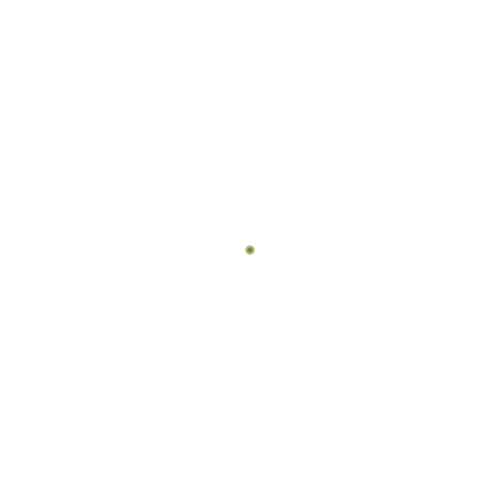
Frame 1 (no input)
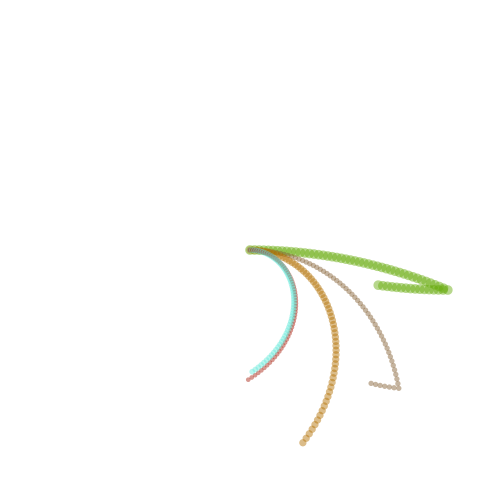
Frame 60 (the mouse pressed at the canvas centre just before this capture)
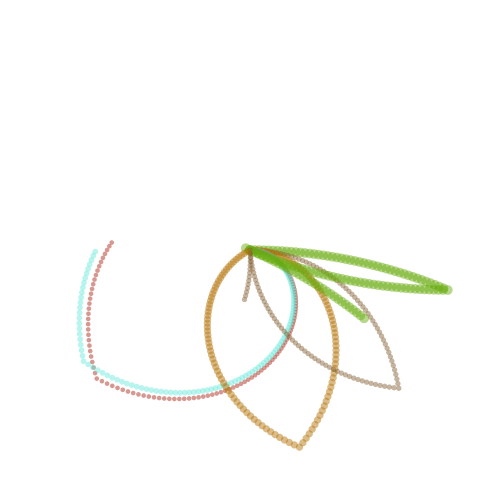
Frame 120 (the mouse held since frame 60 and released just before this capture)

The Processing sketch that drew these frames (run headless with seeded random() and noise(); from frame 60 on, the mouse is pressed at the canvas centre):

// Processing sketch: processing_129954
// ── processing_129954.pde

int _num = 5;
circle[] _circleArr = {};

void setup(){
  size(500,500);
  background(255);
  smooth();
  colorMode(HSB);
  frameRate(30);
  translate(width/2,height/2);
  drawCircle();
}

void draw(){
  //background(255);
   translate(width/2,height/2);
  for (int i=0; i < _num; i++) {
  _circleArr[i].drawMe();
  }
}

void drawCircle(){
  for (int i=0; i < _num; i++) { 
    circle thisCirc = new circle();
    noStroke();
    _circleArr = (circle[])append(_circleArr, thisCirc);
  } 
}

class circle{
  float speed,rotateSpeed,diameter,H,S,B,r,x;
  circle(){
    speed = random(2,6);
    rotateSpeed = random(1);
    diameter = random(3,10);
    H = random(255);
    S = random(130,255);
    B = random(130,255);
    x = 0;
    r = 0;
  }
  
  void drawMe(){
    fill(H,S,B,120);
    rotate(radians(r));
    ellipse(x,0,diameter,diameter);
    r += rotateSpeed;
    x += speed;
    if(r > 360){
     r = r%360; 
    }
    if(x > 200 ||x < 0){
     speed = -speed; 
    }
  }
}
